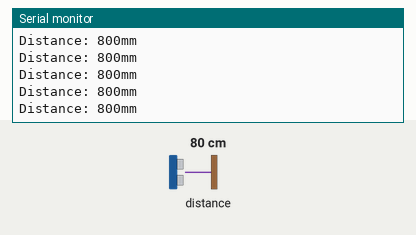
Bench run of a sketch on a simulated Arduino Uno, built with avr-gcc and run on an emulated ATmega328P. Shown: the last lines printed to the serial monitor. Inputs (shaded band) come from the test bench; at power-on: distance to the obstacle 80 cm.

Above: at 1.2 s.
1.3 s: distance to the obstacle set to 2 cm
At 1.49 s:
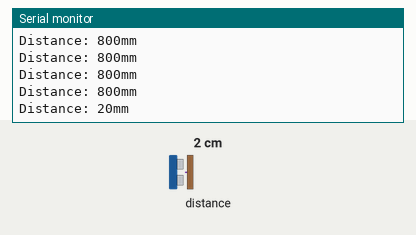
2.8 s: distance to the obstacle set to 4 cm
At 2.82 s:
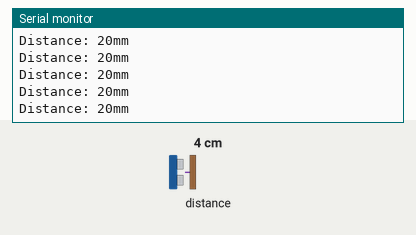
Timing chart, 0 to 5.8 s (numbered marks = the images above; inputs shaded):
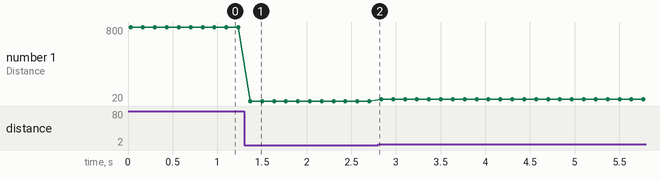

Measured:
- after the input at 1.3 s, the serial monitor: prints a new line after 0.07 s (image 1)
- plotted number 1: 800 → 20 after the input at 1.3 s, 20 → 40 after the input at 2.8 s

The sketch:

Tof.ino
```cpp
/* This example shows how to use continuous mode to take
range measurements with the 6 pin VL53L0X module. It is based on
vl53l0x_ContinuousRanging_Example.c from the VL53L0X API.

The range readings are in units of mm.

Original source: https://github.com/adafruit/Adafruit_VL53L0X
Modified by Ahmad Shamshiri for RoboJax.com
Date modified: May 31, 2018 at 19:25 at Ajax, Ontario, Canada
Watch the instruciton video for this code https://youtu.be/S2jaAQEv3Yo

Pin connection
VL53L0X Pin  Arduino Pin
VCC         5V
GND         GND
SDA         A4 or SDA if available
SCL         A5 or SCL if available
GPIO1       leave it unconnected
XSHUT       D12 (digital 12 or pin 12)
*/


#include <Wire.h>
#include <VL53L0X.h>

VL53L0X sensor;

void setup()
{
  pinMode(12,INPUT_PULLUP);
  digitalWrite(12,HIGH);
  Serial.begin(9600);
  Wire.begin();

  sensor.init();
  sensor.setTimeout(500);

  // Start continuous back-to-back mode (take readings as
  // fast as possible).  To use continuous timed mode
  // instead, provide a desired inter-measurement period in
  // ms (e.g. sensor.startContinuous(100)).
  sensor.startContinuous();
}

void loop()
{
  int distance =sensor.readRangeContinuousMillimeters();
  //int distance =sensor.startContinuous(100);

 //distance = distance;
  Serial.print("Distance: ");
  Serial.print(distance);
  Serial.print("mm");
  if (sensor.timeoutOccurred()) { Serial.print(" TIMEOUT"); }

  Serial.println();
  delay(100);
}
```
